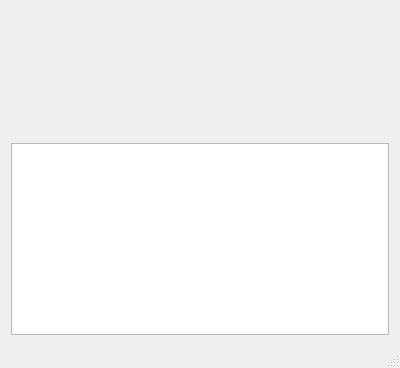
<?xml version="1.0" encoding="UTF-8"?>
<ui version="4.0">
 <class>MainWindow</class>
 <widget class="QMainWindow" name="MainWindow">
  <property name="geometry">
   <rect>
    <x>0</x>
    <y>0</y>
    <width>400</width>
    <height>368</height>
   </rect>
  </property>
  <property name="windowTitle">
   <string>MainWindow</string>
  </property>
  <widget class="QWidget" name="centralWidget">
   <layout class="QGridLayout" name="gridLayout">
    <item row="2" column="1">
     <widget class="QTextBrowser" name="textBrowser"/>
    </item>
    <item row="0" column="1">
     <spacer name="verticalSpacer">
      <property name="orientation">
       <enum>Qt::Vertical</enum>
      </property>
      <property name="sizeHint" stdset="0">
       <size>
        <width>20</width>
        <height>40</height>
       </size>
      </property>
     </spacer>
    </item>
   </layout>
  </widget>
  <widget class="QStatusBar" name="statusBar"/>
 </widget>
 <layoutdefault spacing="6" margin="11"/>
 <resources/>
 <connections/>
</ui>
